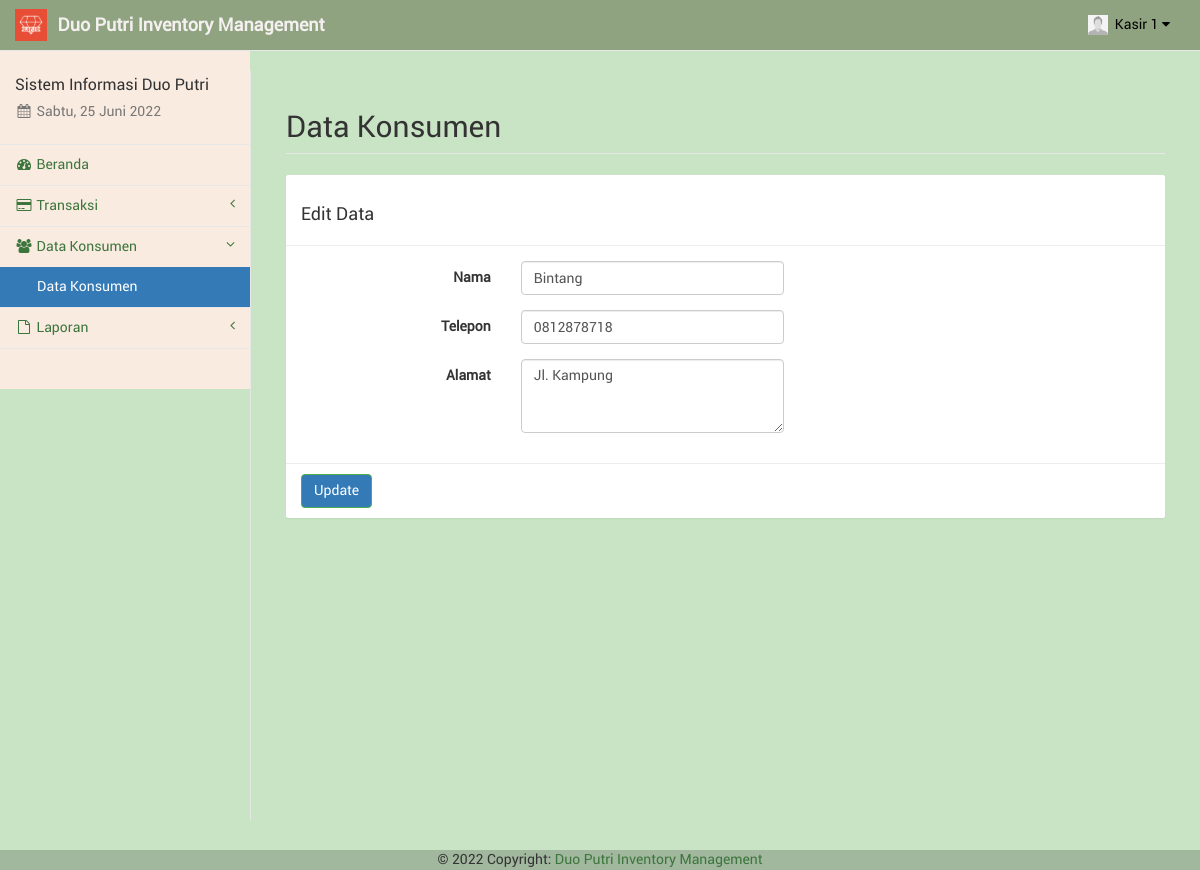
The app's page /kasir/konsumen_edit.php?kon=4 (signed in) with its own data.
### tables this page shows
CREATE TABLE `kasir` (
  `id_kasir` int(11) NOT NULL,
  `nama_kasir` varchar(50) NOT NULL,
  `telp_kasir` varchar(20) NOT NULL,
  `user_kasir` varchar(50) NOT NULL,
  `pass_kasir` varchar(100) NOT NULL,
  `foto_kasir` text NOT NULL,
  `id_adm` int(11) NOT NULL
);

CREATE TABLE `konsumen` (
  `id_kon` int(11) NOT NULL,
  `nama_kon` varchar(50) NOT NULL,
  `telp_kon` varchar(20) NOT NULL,
  `alamat_kon` text NOT NULL
);

### kasir/sess_check.php (called while the page is built, shortened)
<?php
	$chk_sess = $_SESSION['kasir'];
	include("dist/config/koneksi.php");
	$sql_sess = "SELECT * FROM kasir WHERE id_kasir='". $chk_sess ."'";
	$ress_sess = mysqli_query($conn, $sql_sess);
	$row_sess = mysqli_fetch_array($ress_sess);
	$sess_kasirname = $row_sess['nama_kasir'];
	$sess_kasirfoto = $row_sess['foto_kasir'];
?>

### kasir/konsumen_edit.php (the view, shortened to what this page needs)
<?php
include("sess_check.php");
if (isset($_GET['kon'])) {
	$sql = "SELECT * FROM konsumen WHERE id_kon='" . $_GET['kon'] . "'";
	$ress = mysqli_query($conn, $sql);
	$data = mysqli_fetch_array($ress);
}
$pagedesc = "Data Konsumen";
$menuparent = "konsumen";
include("layout_top.php");
?>
<div id="page-wrapper" style="background-color: #C9E4C5;">
	<div class="container-fluid">
		<div class="row">
			<div class="col-lg-12">
				<h1 class="page-header">Data Konsumen</h1>
			</div>
		</div>
		<div class="row">
			<div class="col-lg-12"><?php include("layout_alert.php"); ?></div>
		</div>
		<div class="row">
			<div class="col-lg-12">
				<form class="form-horizontal" action="konsumen_update.php" method="POST" enctype="multipart/form-data">
					<div class="panel panel-default">
						<div class="panel-heading">
							<h3>Edit Data</h3>
						</div>
						<div class="panel-body">
							<div class="form-group">
								<label class="control-label col-sm-3">Nama</label>
								<div class="col-sm-4">
									<input type="text" name="nama" class="form-control" placeholder="Nama" value="<?php echo $data['nama_kon'] ?>" required>
								</div>
							</div>
							<div class="form-group">
								<label class="control-label col-sm-3">Telepon</label>
								<div class="col-sm-4">
									<input type="number" name="telp" min="0" class="form-control" placeholder="Telepon" value="<?php echo $data['telp_kon'] ?>" required>
								</div>
							</div>
							<div class="form-group">
								<label class="control-label col-sm-3">Alamat</label>
								<div class="col-sm-4">
									<textarea name="alamat" class="form-control" placeholder="Alamat" rows="3" required><?php echo $data['alamat_kon'] ?></textarea>
								</div>
							</div>
						</div>
						<div class="panel-footer">
							<button type="submit" name="perbarui" class="btn btn-success">Update</button>
						</div>
					</div>
				</form>
			</div>
		</div>
	</div>
</div>
<?php
include("layout_bottom.php");
?>

### kasir/layout_top.php (shortened to what this page needs)
<?php
$haries = array("Sunday" => "Minggu", "Monday" => "Senin", "Tuesday" => "Selasa", "Wednesday" => "Rabu", "Thursday" => "Kamis", "Friday" => "Jum'at", "Saturday" => "Sabtu");
$bulans = array("", "Januari", "Februari", "Maret", "April", "Mei", "Juni", "Juli", "Agustus", "September", "Oktober", "November", "Desember");
$hari_ini = $haries[date("l")];
$bulan_ini = $bulans[date("n")];
$tanggal = date("d");
$tahun = date("Y");
?>
<!DOCTYPE html>
<html lang="en">
<head>
	<link href="libs/bootstrap/dist/css/bootstrap.min.css" rel="stylesheet">
	<link href="libs/metisMenu/dist/metisMenu.min.css" rel="stylesheet">
	<link href="libs/datatables-plugins/integration/bootstrap/3/dataTables.bootstrap.css" rel="stylesheet">
	<link href="libs/datatables-responsive/css/dataTables.responsive.css" rel="stylesheet">
	<link href="dist/css/sb-admin-2.css" rel="stylesheet">
	<link href="dist/css/offline-font.css" rel="stylesheet">
	<link href="dist/css/custom.css" rel="stylesheet">
	<link href="libs/font-awesome/css/font-awesome.min.css" rel="stylesheet" type="text/css">
</head>
<body style="background-color: #C9E4C5 ;">
	<div id="wrapper" style="background-color: #C9E4C5;">
		<nav class="navbar navbar-default navbar-static-top" style="background-color: #8fa381 ;" role="navigation" style="margin-bottom: 0">
			<div class="navbar-header">
				<a class="navbar-brand hidden-xs" href="index.php">
					<img src="foto/logo.png" alt="brand" width="32" class="float-left image-brand">
					<div class="float-right">&nbsp;<strong style="color: #f5f0f0;">Duo Putri Inventory Management</strong></div>
				</a>
			</div>
			<ul class="nav navbar-top-links navbar-right">
				<li class="dropdown dropdown-right">
					<a class="dropdown-toggle" style="color: black; " data-toggle="dropdown" href="#">
						<img src="../foto/<?php echo $sess_kasirfoto; ?>" width="20px" height="20px" padding="0px">&nbsp;&nbsp;<?php echo ucfirst($sess_kasirname); ?>&nbsp;<i class="fa fa-caret-down"></i>
					</a>
				</li>
			</ul>
			<div class="navbar-default sidebar" role="navigation" style="background-color: #FAEBE0;">
				<div class="sidebar-nav navbar-collapse">
					<ul class="nav" id="side-menu">
						<li class="sidebar-search">
							<h4>Sistem Informasi Duo Putri</h4>
							<h5 class="text-muted"><i class="fa fa-calendar fa-fw"></i>&nbsp;<?php echo $hari_ini . ", " . $tanggal . " " . $bulan_ini . " " . $tahun ?></h5>
						</li>
						<?php
						if ($pagedesc == "Beranda") {
							echo '<li><a href="index.php" class="active"><i class="fa fa-tachometer fa-fw"></i>&nbsp;Beranda</a></li>';
						} else {
							echo '<li><a href="index.php"><i class="fa fa-tachometer fa-fw"></i>&nbsp;Beranda</a></li>';
						}
						if (isset($menuparent) && $menuparent == "transaksi") {
							echo '<li class="active">';
						} else {
							echo '<li>';
						}
						?>
						<a href="#"><i class="fa fa-credit-card fa-fw"></i>&nbsp;Transaksi<span class="fa arrow"></span></a>
						</li>
						<?php
						if (isset($menuparent) && $menuparent == "konsumen") {
							echo '<li class="active">';
						} else {
							echo '<li>';
						}
						?>
						<a href="#"><i class="fa fa-group fa-fw"></i>&nbsp;Data Konsumen<span class="fa arrow"></span></a>
						<ul class="nav nav-second-level">
							<?php
							if ($pagedesc == "Data Konsumen") {
								echo '<li><a href="konsumen.php" class="active">Data Konsumen</a></li>';
							} else {
								echo '<li><a href="konsumen.php">Data Konsumen</a></li>';
							}
							?>
						</ul>
						<?php
						if (isset($menuparent) && $menuparent == "laporan") {
							echo '<li class="active">';
						} else {
							echo '<li>';
						}
						?>
						<a href="#"><i class="fa fa-file-o fa-fw"></i>&nbsp;Laporan<span class="fa arrow"></span></a>
						</li>
					</ul>
				</div>
			</div>
		</nav>

### records on screen
kasir: foto_kasir (picture), nama_kasir "Kasir 1"
konsumen: nama "Bintang", telp "0812878718", alamat "Jl. Kampung"
